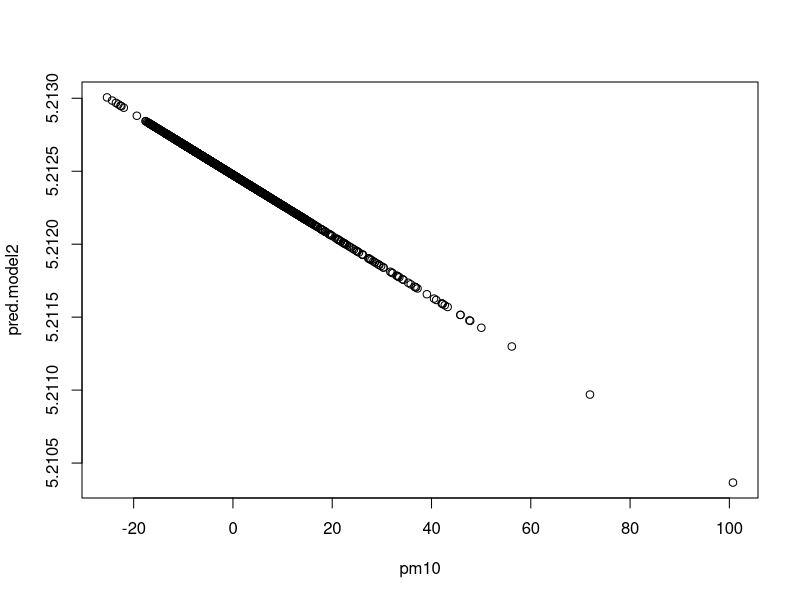
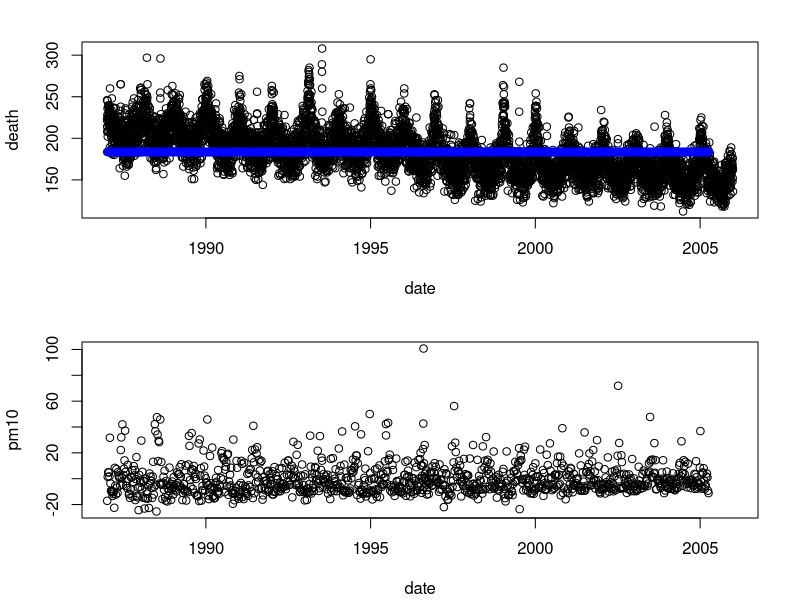
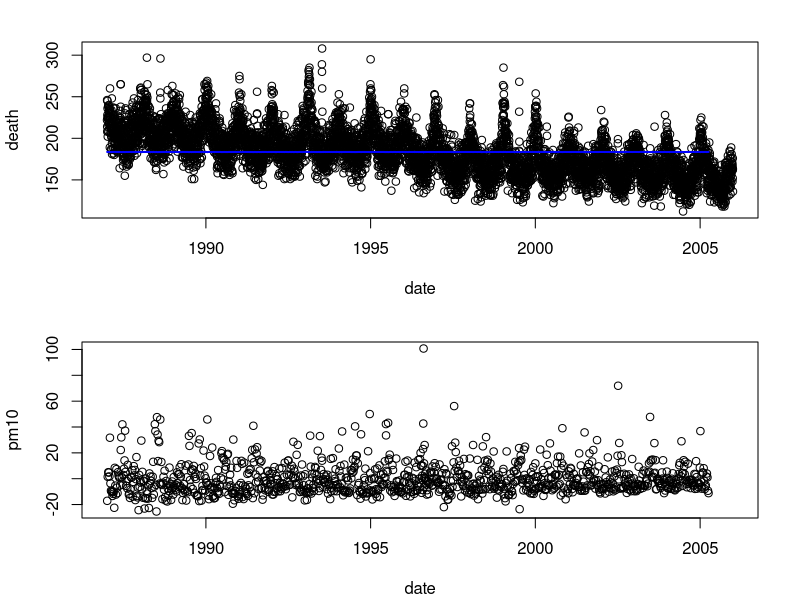
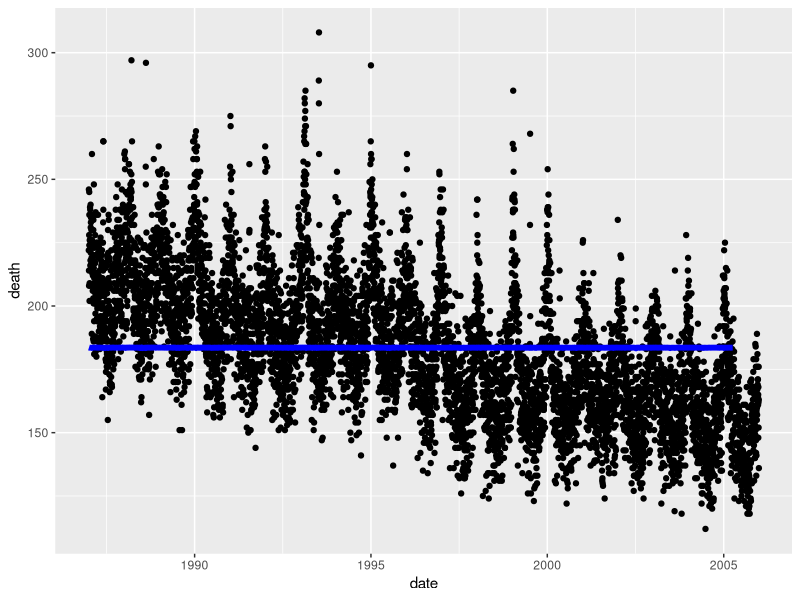
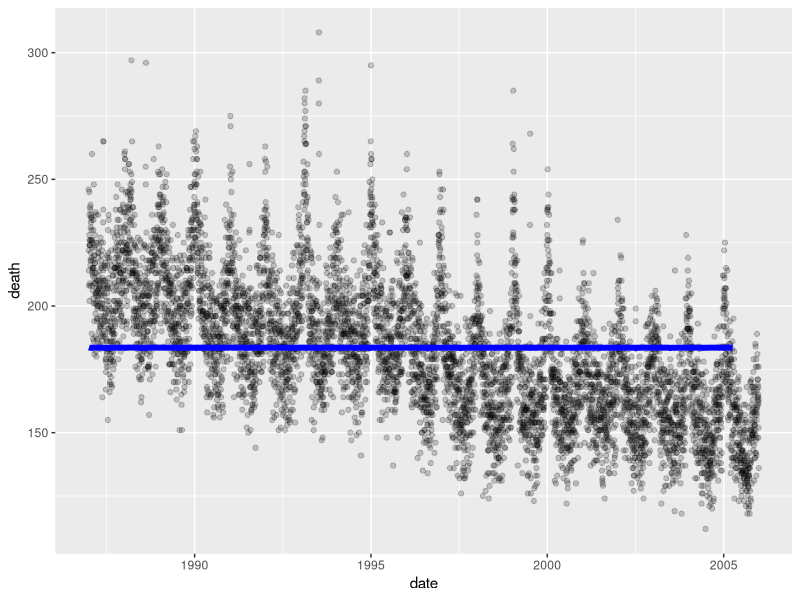
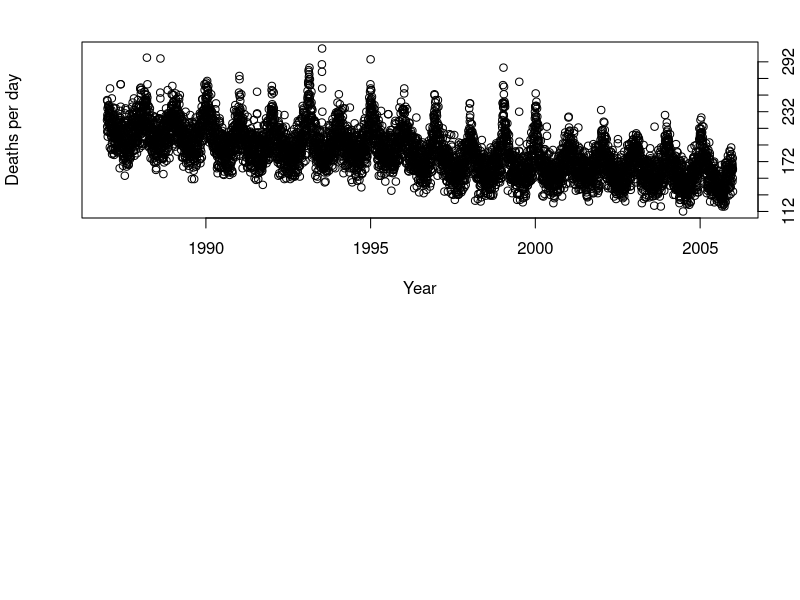
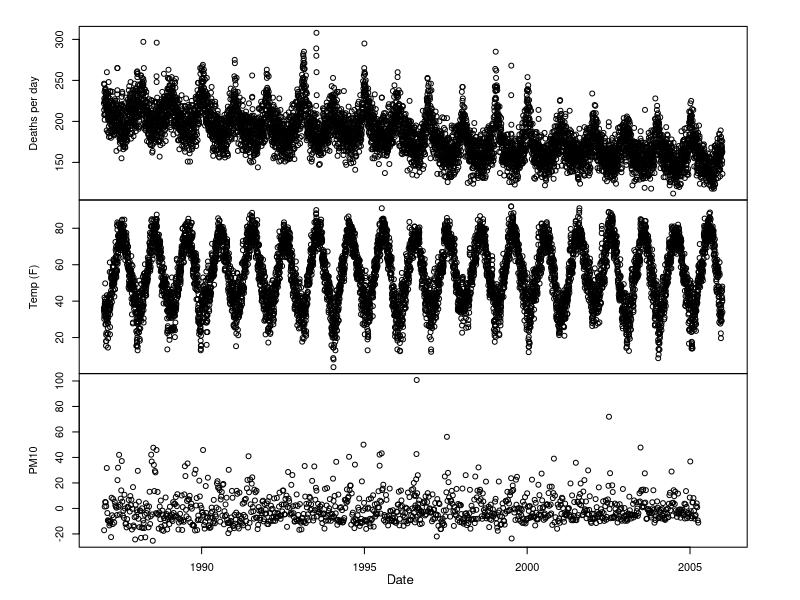
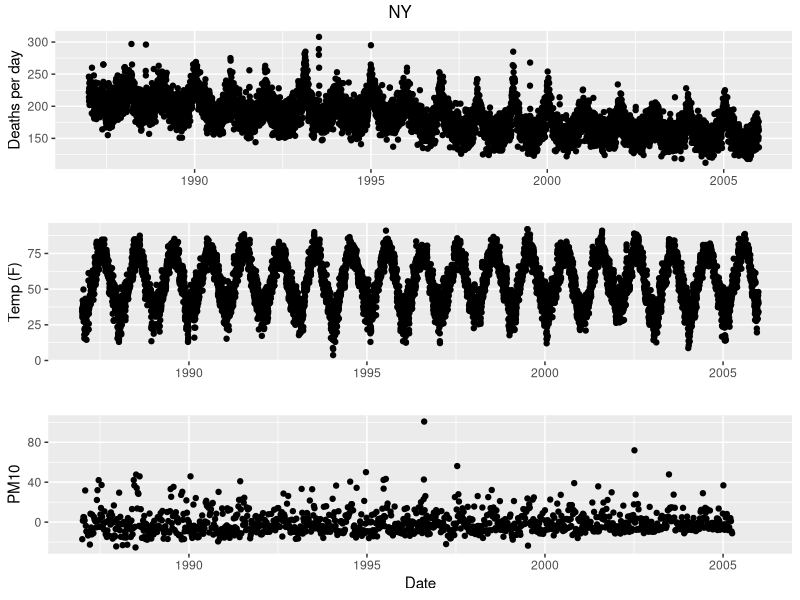

The R source for these figures, in order:
## ---- chunk 1
library(lubridate)
ny.data<-read.csv("./Module2/nmmaps/ny.csv", stringsAsFactors=FALSE)
ny.data$date = ymd(ny.data$date) 
## ---- chunk 2
glm.model1<-glm(death ~ pm10, data=ny.data, family=poisson)
summary(glm.model1)
pred.model1<-predict(glm.model1)
## ---- chunk 3
length(pred.model1)
dim(ny.data)
## ---- chunk 4
sum(is.na(ny.data$pm10))
## ---- chunk 5
glm.model2<-glm(death ~ pm10, data=ny.data, family=poisson, na.action=na.exclude)
summary(glm.model2)
pred.model2<-predict(glm.model2)
## ---- chunk 6
length(pred.model2)
dim(ny.data)
## ---- chunk 7
plot(pred.model2 ~ pm10, data=ny.data)
## ---- chunk 8
par(mfrow=c(2,1), mar=c(4.1,4.1,2.1,2.1))
plot(death~date, data=ny.data)
points(exp(pred.model2) ~ date, data=ny.data, col="blue")
plot(pm10~date, data=ny.data)
## ---- chunk 9
par(mfrow=c(2,1), mar=c(4.1,4.1,2.1,2.1))
plot(death~date, data=ny.data)
ny.data$pred = exp(pred.model2)
lines(pred ~ date, data=ny.data[ !is.na(ny.data$pred),], col="blue", lwd=2)
plot(pm10~date, data=ny.data)
## ---- chunk 10
pred.model2.resp<-predict(glm.model2, type="response")
head(pred.model2.resp)
head(exp(pred.model2))
head(fitted(glm.model2))
## ---- chunk 11
library(ggplot2)

ggplot(aes(date, death), data=ny.data) + 
  geom_point()+
  geom_line(data=ny.data[!is.na(ny.data$pred),],aes(x=date, y=pred), colour="blue", size=2)

ggplot(aes(date, death), data=ny.data) + 
  geom_point(alpha=0.2)+
  geom_line(data=ny.data[!is.na(ny.data$pred),],aes(x=date, y=pred), colour="blue", size=2)

## ---- chunk 12
plot(death~date, data=ny.data, yaxt="n", xlab="Year", ylab="Deaths per day")
axis(4, at=seq(min(ny.data$death), max(ny.data$death), by=20), labels=seq(min(ny.data$death), max(ny.data$death), by=20))
## ---- chunk 13
par(mfrow=c(3,1))
par(mar=c(0,4,0,2), oma=c(4,2,2,2))
plot(death~date, data=ny.data, xaxt="n", xlab="", ylab="Deaths per day")
plot(tempF~date, data=ny.data, xaxt="n", xlab="", ylab="Temp (F)")
plot(pm10~date, data=ny.data, ylab="PM10", xlab="Date")
mtext(text="Date", side=1, line=2, outer=TRUE, cex=0.8)
## ---- chunk 14

p1 <- ggplot(aes(date, death), data=ny.data) + 
  geom_point()+
  labs(y="Deaths per day", x="")
p2 <- ggplot(aes(date, tempF), data=ny.data) + 
  geom_point()+
  labs(y="Temp (F)", x="")
p3 <- ggplot(aes(date, pm10), data=ny.data) + 
  geom_point() + 
  labs(x="Date", y="PM10")

# to put multiple ggplot2 in a single figure, use gridExtra
library(gridExtra)
grid.arrange(p1, p2, p3, nrow=3, top="NY")

## ---- chunk 15
library(knitr)
kable(confint(glm.model2))
confint(glm.model2)[2,]
paste(format(confint(glm.model2)[2,], digits=3), collapse=",")

kable(confint(glm.model2), digits=3)

## ---- chunk 16
library(splines)
# we previously generated glm.model2
# glm.model2<-glm(death ~ pm10, data=ny.data, family=poisson, na.action=na.exclude)

confint(glm.model2) #returns CI of (-0.0003792485, 0.0003363976) for pm10
confint.default(glm.model2)[2,] #returns *similar* but not exactly the same values

# if you wanted to calculate them by hand: 
tmp<-summary(glm.model2)$coefficients
tmp["pm10", "Estimate"] - 1.96*tmp["pm10", "Std. Error"]
tmp["pm10", "Estimate"] + 1.96*tmp["pm10", "Std. Error"]
## ---- chunk 17
library(splines)
library(broom)
glm.ns3<-glm(death ~ pm10 + ns(date, 3), data=ny.data, family=poisson, na.action = na.exclude)
# how we've been looking at model outputs
summary(glm.ns3)
# a way to get them into a nice table
tidy(glm.ns3)
# this can then be used in kable for pretty .Rmd html output
kable(tidy(glm.ns3), caption="Table 1. Natural Splines Model Output")
kable(tidy(glm.ns3), caption="Table 1. Natural Splines Model Output", digits=3)
## ---- chunk 18
# if you've already been doing this a different way, that's fine! But, here's a way to summarize across multiple models

# first, extract the coefficients from each model and put them in a table
model_coefs <- data.frame(glm.model2$coefficients["pm10"], glm.ns3$coefficients["pm10"])
# let's clean up the names for each model
names(model_coefs) <- c("glm", "ns" )

kable(model_coefs, caption = "Table 2: Beta coefficients across models")
kable(model_coefs, caption = "Table 2: Beta coefficients across models", digits=5)

## what if we wanted to compare down a column?
## we can transpose the data frame first
kable(t(model_coefs), caption = "Table 2: Beta coefficients across models")

## ---- chunk 19
square <- function(x){
  result = x^2
  return(result)
}
## ---- chunk 20
square(3)
square(5)
square(c(3,5))

# you can store the output of a function for later use:
mySq<-square(4)
mySq
## ---- chunk 21
a_set_of_operations = function(x){
  result1 = x*sin(1/x)
  result2 = x+100
  result3 = paste("your input value was:",x,sep=" ")
  return(list(res1=result1,res2=result2,res3=result3)) # list() is a way to store
  # many different types of variables.
}

a_set_of_operations(0.2)
a_set_of_operations(0.8)

# when the return value has multiple elements, you can use the $ operator to look at just one of them
opRes<-a_set_of_operations(0.8)
opRes
opRes$res2

## ---- chunk 22
# Another example to be done later on your own
power_series = function(power,maxN){
  res = 0 # allocate a space for result
  for(i in 1:maxN){
    res = res + i^power
  }
  print(paste("I am running the function on input value ", power))
  return(res) # ask the function to return its value
  # Could also write return(res)
}

# look at the code and try a couple of examples to understand what the function is doing
power_series(1,2)
power_series(2,2)
power_series(1,10)

## ---- chunk 23
maxN<-5
power<-2
power_series2<-function(maxN, power){
  res<-0
  for(i in 1:maxN){
    res<-res + i^power
  }
  res
}
power_series2(5,2)
